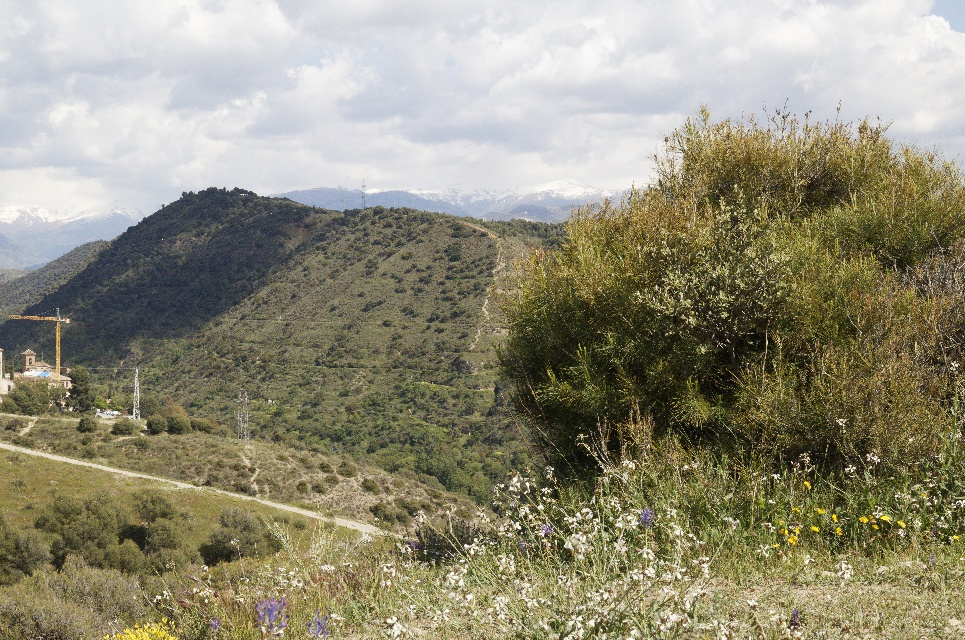
#> input picture images/setBig/_MG_4143_DxO.jpg, 965 x 640 px; its folder holds only this picture in this run
$ python -i gainCompensation.py   (imports and definitions only)
#> lines starting #> are read from the running program, lines starting #| are printed output that depends on the picture
### src/utilities.py
# -*- coding: utf-8 -*-
"""
Created on Wed Apr 13 19:07:45 2022

@author: alvar
"""

import cv2
import src.P0 as P0
import numpy as np
from skimage.morphology import reconstruction
from typing import List, Tuple


# [137 lines left out: functions axesHomography, setCanvas, colorSpectrum, showKP, showMatches, transformLimits and 1 more, not called in this run]


def ind2sub(array_shape, ind):
    ind = int(ind)
    indice = np.unravel_index(ind, array_shape, 'F')
    rows = int(indice[0])
    cols = int(indice[1])

    return rows, cols

# [45 lines left out: functions flood_fill, fillUpTri, matVecNaN2Zero, matlab_style_gauss2D, not called in this run]

def inverte(imagem, name):
    imagem = (255-imagem)
    cv2.imwrite(name, imagem)

# [54 lines left out: functions convert_to_homogenous_crd, blackOut, toSquareTrans, apply_homography, not called in this run]


def apply_homography_list(H, points):
    return [apply_homography(H, point) for point in points]

# After an homography it returns the corners via "Forward Transform"
# [60 lines left out: functions get_new_corners, get_offset, get_new_size, get_new_parameters, single_weights_array, not called in this run]


# Create weight of 2D array (Evenly spaced)
def single_weights_matrix(shape: Tuple[int]) -> np.ndarray:

    return (single_weights_array(shape[0])[:, np.newaxis]@ single_weights_array(shape[1])[:, np.newaxis].T)

### src/gainCompensation.py
import numpy as np
import src.config as config
import src.utilities as utilities
import cv2
from joblib import parallel_backend


def globalResults(a,b,c,i):
    global Ibarijvalue, Ibarjivalue, Nijvalue
    Ibarijvalue[i, 0] = a
    Ibarjivalue[i, 0] = b
    Nijvalue[i, 0] = c

def parForFunction(matSize,IuppeIdx,panoramasize,warpedImages,Ibarijvalue,Ibarjivalue,Nijvalue):
    for i in range(len(IuppeIdx)):

    # Rows, columns index is extracted from the function
        # ii is rows
        # jj is columns
        ii,jj = utilities.ind2sub(matSize,np.asarray(IuppeIdx[i]))
        if ii != jj:
            Ibarij = np.zeros(panoramasize, dtype=np.uint8)
            Ibarji = np.zeros(panoramasize, dtype=np.uint8)

            # Binarize using Otus method
            tmpi = cv2.cvtColor(warpedImages[ii,0].copy(), cv2.COLOR_RGB2GRAY)
            tmpj = cv2.cvtColor(warpedImages[jj,0].copy(), cv2.COLOR_RGB2GRAY)

            ############ Threshold Calculation
            threshBin = 0
            reti, maski = cv2.threshold(tmpi, threshBin, 255, cv2.THRESH_BINARY)  # turn 60, 120 for the best OCR results
            kernel = np.ones((5, 3), np.uint8)
            #maski = cv2.erode(maski, kernel, iterations=1)

            retj, maskj = cv2.threshold(tmpj, threshBin, 255, cv2.THRESH_BINARY)  # turn 60, 120 for the best OCR results
            #maskj = cv2.erode(maskj, kernel, iterations=1)

            Nij_im = maski & maskj


            Nij_im = np.asarray(Nij_im,dtype=bool)

            Imij = warpedImages[ii,0]
            Imji = warpedImages[jj,0]

            # Use the mask to extrac values of the warped images
            # assign the image values to Ibar with same bool index

            #### Filtering Channels
            for cIdx in range(Imij.shape[2]):
                Ibarij[:,:,cIdx][Nij_im] = Imij[:,:,cIdx][Nij_im]
                Ibarji[:,:,cIdx][Nij_im] = Imji[:,:,cIdx][Nij_im]


            Ibarij_double = np.asarray(Ibarij,dtype=float)
            Ibarji_double = np.asarray(Ibarji,dtype=float)

            Nij_sum = sum(sum(Nij_im))

            Ibarij_double = np.array([[[np.sum(Ibarij_double[:,:,0])]], [[np.sum(Ibarij_double[:,:,1])]],[[np.sum(Ibarij_double[:,:,2])]]])
            Ibarji_double = np.array([[[np.sum(Ibarji_double[:,:,0])]], [[np.sum(Ibarji_double[:,:,1])]],[[np.sum(Ibarji_double[:,:,2])]]])

            # We add error handling because sometimes there is an error with division by 0
            # try and except doesn't work because it is a warning, not an error
            with np.errstate(invalid='ignore'):

                Ibarijvalue[i,0] = np.reshape(Ibarij_double / Nij_sum, (1, 3))
                Ibarjivalue[i, 0] = np.reshape(Ibarji_double / Nij_sum, (1, 3))

            Nijvalue[i,0] = Nij_sum

    return Ibarijvalue,Ibarjivalue,Nijvalue

def init_pool(a,b,c):
    global Ibarijvalue, Ibarjivalue, Nijvalue
    Ibarijvalue = a
    Ibarjivalue = b
    Nijvalue = c


def gainCompensation(warpedImages):
    print("===Starting Gain Compensation===")
    # Initialize Parameters
    n = len(warpedImages)
#> n = 640

    gainImages = np.empty((1,n),dtype=object)
    sigmaN = config.GAIN_sigmaN
    sigmag = config.GAIN_sigmaG

    # We get Panorama Size from the first transfromed image
    panoramasize = warpedImages[0,0].shape
#> panoramasize = (3,)

    Iij = np.empty((n,n),dtype=object)
    Iji = np.empty((n,n),dtype=object)
    Nij = np.zeros((n,n),dtype=float)

    matSize = Iij.shape
#> matSize = (640, 640)
    tmpIupperIdx = np.triu(np.reshape(list(range(1,(n*n)+1)), (n,n),order='F'))
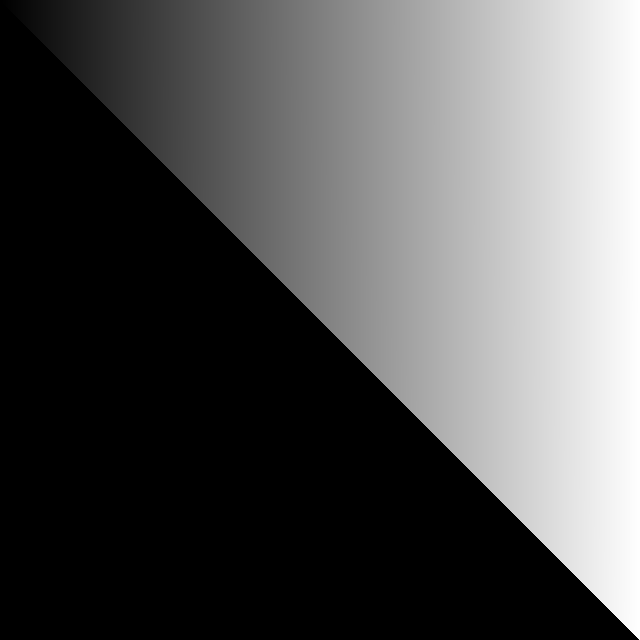
#> tmpIupperIdx: shape (640, 640) int64; min 0, max 409600, mean 136640.2; drawn with min black and max white
    IuppeIdx = list(np.sort(tmpIupperIdx[np.nonzero(tmpIupperIdx)]) - 1)
#> IuppeIdx = 205120 items
    #IuppeIdx = nonzeros(triu(reshape(1:numel(Iij), size(Iij))));

    # This will be initialized with memory locationsn for the pool processing
    a = np.empty((len(IuppeIdx),1),dtype=object)
    b = np.empty((len(IuppeIdx),1),dtype=object)
    c = np.zeros((len(IuppeIdx),1))

    Ibarijvalue = a
    Ibarjivalue = b
    Nijvalue = c

##################################
    ################################### PARALLEL PROCESSING
    with parallel_backend('multiprocessing'):
        Ibarijvalue, Ibarjivalue, Nijvalue = parForFunction(matSize,IuppeIdx,panoramasize,warpedImages,Ibarijvalue,Ibarjivalue,Nijvalue)
#> the loop in parForFunction, `for i in range(len(IuppeIdx)):` made 2 passes
#> (ind in ind2sub, rows in ind2sub, cols in ind2sub, ii, jj) on pass 2: (640, 0, 1, 0, 1)
#> (ind in ind2sub, rows in ind2sub, cols in ind2sub, ii, jj) on pass 1: (0, 0, 0, 0, 0)


    # Populate the upper triangle matrix
    Iij = utilities.fillUpTri(Iij,Ibarijvalue)
    Iji = utilities.fillUpTri(Iji, Ibarjivalue)
    Nij = utilities.fillUpTri(Nij, Nijvalue)

    Iijc = Iij
    Ijic = Iji

    iii = np.ones(Iij.shape)
    idx = np.where(np.tril(iii, -1))

    Iijp = np.transpose(Iij)
    Ijip = np.transpose(Iji)

    Iijc[idx] = Iijp[idx]
    Ijic[idx] = Ijip[idx]

    Iij = Iijc
    Iji = Ijic

    Nij = Nij + np.tril(np.transpose(Nij),-1)

    print("Removing InProcess Clutter...")
    # we change the nan for zeros
    Iij = utilities.matVecNaN2Zero(Iij)
    Iji = utilities.matVecNaN2Zero(Iji)

    gainmatR = np.zeros((n,n))
    gainmatG = np.zeros((n,n))
    gainmatB = np.zeros((n,n))

    gainR = np.zeros((len(IuppeIdx), 1))
    gainG = np.zeros((len(IuppeIdx), 1))
    gainB = np.zeros((len(IuppeIdx), 1))

    for i in range(len(IuppeIdx)):
        ii, jj = utilities.ind2sub(matSize, np.asarray(IuppeIdx[i]))
        if ii != jj:
            gainR[i, 0] = -(Nij[ii, jj] * Iij[ii, jj][0, 0] * Iji[jj, ii][0, 0] + Nij[jj, ii] * Iij[jj, ii][0, 0] * Iji[jj, ii][0, 0]) / np.power(sigmaN, 2)
            gainG[i, 0] = -(Nij[ii, jj] * Iij[ii, jj][0, 1] * Iji[jj, ii][0, 1] + Nij[jj, ii] * Iij[jj, ii][0, 1] * Iji[jj, ii][0, 1]) / np.power(sigmaN, 2)
            gainB[i, 0] = -(Nij[ii, jj] * Iij[ii, jj][0, 2] * Iji[jj, ii][0, 2] + Nij[jj, ii] * Iij[jj, ii][0, 2] * Iji[jj, ii][0, 2]) / np.power(sigmaN, 2)
        else:
            gainRval = 0
            gainGval = 0
            gainBval = 0

            for iii in range(n):
                if iii != ii:
                    gainRval = gainRval + (((Nij[ii, iii] * np.power(Iij[ii, iii][0, 0],2) + Nij[iii, ii] * np.power(Iji[ii, iii][0, 0],2)) / np.power(sigmaN, 2)) + (Nij[ii, iii] / np.power(sigmag, 2)))
                    gainGval = gainGval + (((Nij[ii, iii] * np.power(Iij[ii, iii][0, 1], 2) + Nij[iii, ii] * np.power(Iji[ii, iii][0, 1], 2)) / np.power(sigmaN, 2)) + (Nij[ii, iii] / np.power(sigmag, 2)))
                    gainBval = gainBval + (((Nij[ii, iii] * np.power(Iij[ii, iii][0, 2], 2) + Nij[iii, ii] * np.power(Iji[ii, iii][0, 2], 2)) / np.power(sigmaN, 2)) + (Nij[ii, iii] / np.power(sigmag, 2)))

            gainR[i,0] = gainRval
            gainG[i,0] = gainGval
            gainB[i,0] = gainBval

    # Populate the upper triangle matrix
    gainmatR = utilities.fillUpTri(gainmatR, gainR)
    gainmatG = utilities.fillUpTri(gainmatG, gainG)
    gainmatB = utilities.fillUpTri(gainmatB, gainB)

    gainmatR = gainmatR + np.tril(np.transpose(gainmatR),-1)
    gainmatG = gainmatG + np.tril(np.transpose(gainmatG), -1)
    gainmatB = gainmatB + np.tril(np.transpose(gainmatB), -1)

    #------------------------------------------------------------
    #  AX = b --> X = A \ b
    b = np.zeros((n, 1))
    for j in range(n):
        for i in range(n):
            b[j,0] = b[j,0] + (Nij[j, i] / np.power(sigmag,2))

    gR = np.linalg.lstsq(gainmatR, b,rcond=None)[0]
    gG = np.linalg.lstsq(gainmatG, b,rcond=None)[0]
    gB = np.linalg.lstsq(gainmatB, b,rcond=None)[0]


    #--------------------------------------------------------------
    #  Compensate gains for images
    for i in range(n):
        # multiplicamos cada canal por su gain
        tmpWrpImg = np.asarray(warpedImages[i,0],dtype=float)
        tmpWrpImg[:,:,0] = tmpWrpImg[:,:,0]*gR[i,0]
        tmpWrpImg[:, :, 1] = tmpWrpImg[:,:,1]*gG[i, 0]
        tmpWrpImg[:, :, 2] = tmpWrpImg[:,:,2]*gB[i, 0]
        gainImages[0,i] = np.asarray(tmpWrpImg,dtype=np.uint8)
        #P0.displayIm(gainImages[0,i],title="Imagen compensation")


    return gainImages

>>> import cv2
>>> picture = cv2.cvtColor(cv2.imread('../images/setBig/_MG_4143_DxO.jpg'), cv2.COLOR_BGR2RGB)
#> (the run stopped early here; a loop or call above may not have finished)
